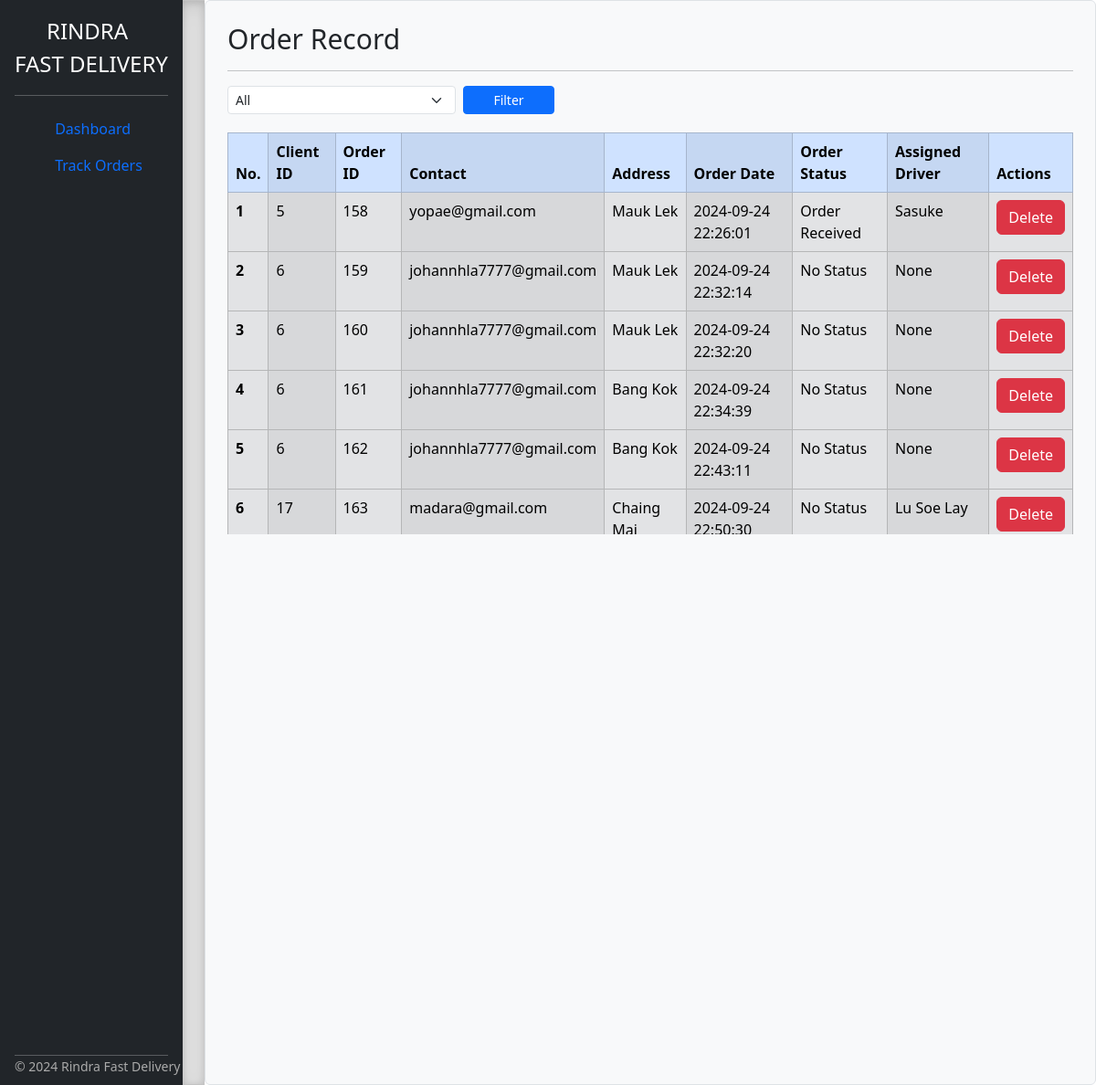
The app's page /Admin/display_allorders.php with its own data.
### tables this page shows
CREATE TABLE `orders` (
  `OrderId` int NOT NULL AUTO_INCREMENT,
  `ClientID` int NOT NULL,
  `Address` varchar(150) DEFAULT NULL,
  `OrderDate` timestamp NOT NULL DEFAULT CURRENT_TIMESTAMP,
  `Status` enum('Order Received','Order Ready','Picked up','Pending','Delivered','Canceled') DEFAULT NULL,
  `StatusUpdateAt` timestamp NULL DEFAULT CURRENT_TIMESTAMP ON UPDATE CURRENT_TIMESTAMP,
  `DriverId` int DEFAULT NULL,
  `price` float DEFAULT NULL,
  PRIMARY KEY (`OrderId`),
  KEY `ClientID` (`ClientID`),
  KEY `fk_driver` (`DriverId`),
  CONSTRAINT `fk_driver` FOREIGN KEY (`DriverId`) REFERENCES `user` (`ID`),
  CONSTRAINT `orders_ibfk_1` FOREIGN KEY (`ClientID`) REFERENCES `user` (`ID`)
);

CREATE TABLE `user` (
  `ID` int NOT NULL AUTO_INCREMENT,
  `Name` varchar(100) DEFAULT NULL,
  `Age` int DEFAULT NULL,
  `Username` varchar(100) DEFAULT NULL,
  `Email` varchar(100) DEFAULT NULL,
  `Password` varchar(255) NOT NULL,
  `CreatedTime` datetime DEFAULT CURRENT_TIMESTAMP,
  `Permission` enum('admin','client','driver') NOT NULL,
  `AvailabilityStatus` enum('on','off') DEFAULT 'off',
  PRIMARY KEY (`ID`),
  UNIQUE KEY `Username` (`Username`),
  UNIQUE KEY `Email` (`Email`),
  UNIQUE KEY `Username_2` (`Username`),
  UNIQUE KEY `Email_2` (`Email`)
);

### Admin/display_allorders.php (the view, shortened to what this page needs)
<?php
function fetchOrdersFromDatabase($status = null) {
    $db = new Database();
    $conn = $db->getStarted();
    $orders = [];
    if ($conn) {
        $baseQuery = "SELECT orders.ClientId, orders.OrderId, orders.Address, orders.OrderDate, orders.Status, user.Email,
                      driver.Name AS DriverName
                      FROM orders
                      JOIN user ON orders.ClientId = user.ID
                      LEFT JOIN user AS driver ON orders.DriverId = driver.ID";
        if ($status) {
            if ($status === 'Ongoing') {
                $query = $baseQuery . " WHERE orders.Status IN ('Order Received', 'Order Ready', 'Picked up', 'Pending')";
            } elseif ($status === 'New Order') {
                $query = $baseQuery . " WHERE orders.Status IS NULL OR orders.Status = ''";
            } else {
                $query = $baseQuery . " WHERE orders.Status = :status";
            }
        } else {
            $query = $baseQuery;
        }
        $stmt = $conn->prepare($query);
        $stmt->execute();
        $orders = $stmt->fetchAll(PDO::FETCH_ASSOC);
    }
    return $orders;
}
$orders = fetchOrdersFromDatabase();
?>
<!DOCTYPE html>
<html lang="en">
<head>
    <link href="../css/bootstrap.min.css" rel="stylesheet">
    <link href="../css/sidebar.css" rel="stylesheet">
</head>
<body>
<main>
    <div class="d-flex flex-column flex-shrink-0 p-3 text-white bg-dark" style="width: 200px;">
    <a href="/" class="d-flex align-items-center mb-3 mb-md-0 me-md-auto text-white text-decoration-none">
        <span style="margin-left: 35px;" class="fs-4">RINDRA</span>
        </a>
        <span class="fs-4" >FAST DELIVERY</span>
        <hr>
        <ul class="nav nav-pills flex-column mb-auto">
            <li>
                <a href="admin_dashboard.php" class="nav-link">
                <svg class="bi me-2" width="16" height="16"><use xlink:href="#speedometer2"/></svg>
                    Dashboard</a>
            </li>
            <li>
                <a href="admin_trackorder.php" class="nav-link">
                <svg class="bi me-2" width="16" height="16"><use xlink:href="#speedometer2"/></svg>
                    Track Orders</a>
            </li>
        </ul>
        <hr>
        <footer>&copy; <?php echo date('Y'); ?> Rindra Fast Delivery</footer>
    </div>
    <div class="b-example-divider"></div>
    <div id="status-update-container" class="border rounded p-4">
        <div>
            <h3 style="font-size: 30px">Order Record</h3>
            <hr>
        </div>
        <div class="d-flex align-items-center">
            <form method="post" action="" class="d-flex">
                <select class="form-select form-select-sm me-2 custom-width-select" name="Select" aria-label="Small select example">
                    <option value="All" selected>All</option>
                </select>
                <button type="submit" class="btn btn-primary btn-sm custom-width-button">Filter</button>
            </form>
        </div>
        <div class="custom-card">
            <table class="table table-secondary table-striped-columns table-bordered">
                <thead class="table-primary">
                    <tr>
                        <th scope="col">No.</th>
                        <th scope="col">Client ID</th>
                        <th scope="col">Order ID</th>
                        <th scope="col">Contact</th>
                        <th scope="col">Address</th>
                        <th scope="col">Order Date</th>
                        <th scope="col">Order Status</th>
                        <th scope="col">Assigned Driver</th>
                        <th scope="col">Actions</th>
                    </tr>
                </thead>
                <tbody>
                    <?php if (!empty($orders)): ?>
                        <?php foreach ($orders as $index => $entry): ?>
                            <tr>
                                <th scope="row"><?php echo $index + 1; ?></th>
                                <td><?php echo $entry['ClientId']; ?></td>
                                <td><?php echo $entry['OrderId']; ?></td>
                                <td><?php echo $entry['Email']; ?></td>
                                <td><?php echo $entry['Address']; ?></td>
                                <td><?php echo $entry['OrderDate']; ?></td>
                                <td><?php echo $entry['Status'] ?: 'No Status'; ?></td>
                                <td><?php echo $entry['DriverName'] ?: 'None'; ?></td>
                                <td>
                                    <form action="" method="post">
                                        <button style="width: 100%;" type="submit" name="delete" class="btn btn-danger">Delete</button>
                                    </form>
                                </td>
                            </tr>
                        <?php endforeach; ?>
                    <?php else: ?>
                        <tr>
                            <td colspan="8">No orders found.</td>
                        </tr>
                    <?php endif; ?>
                </tbody>
            </table>
        </div>
    </div>
</main>
</body>
</html>

### css/sidebar.css (style rules this page uses)
body { min-height: 100vh; min-height: -webkit-fill-available; }
html { height: -webkit-fill-available; }
main { display: flex; flex-wrap: nowrap; height: 100vh; height: -webkit-fill-available; max-height: 100vh; overflow-x: auto; overflow-y: hidden; }
.b-example-divider { flex-shrink: 0; width: 1.5rem; height: 100vh; background-color: rgba(0, 0, 0, .1); border: solid rgba(0, 0, 0, .15); border-width: 1px 0; box-shadow: inset 0 .5em 1.5em rgba(0, 0, 0, .1), inset 0 .125em .5em rgba(0, 0, 0, .15); }
.bi { vertical-align: -.125em; pointer-events: none; fill: currentColor; }

### Admin/display_allorders.php (style rules this page uses)
#status-update-container { margin-left: 0%; width: 78em; background-color: #f8f9fa; }
.border { border: 1px solid #ced4da; }
.rounded { border-radius: 0.25rem; }
.custom-card { margin-top: 20px; height: 440px; min-height: 300px; overflow-y: auto; }
footer { position: absolute; bottom: 10px; font-size: 14px; color: #aaa; }
.custom-width-select { width: 250px; }
.custom-width-button { width: 100px; }

### records on screen
orders: ClientID "5", OrderId "158", ClientID.Email "yopae@gmail.com", Address "Mauk Lek", OrderDate "2024-09-24 22:26:01", Status "Order Received", DriverId.Name "Sasuke"
orders: ClientID "6", OrderId "159", ClientID.Email "johannhla7777@gmail.com", Address "Mauk Lek", OrderDate "2024-09-24 22:32:14", Status "No Status", DriverName "None"
orders: ClientID "6", OrderId "160", ClientID.Email "johannhla7777@gmail.com", Address "Mauk Lek", OrderDate "2024-09-24 22:32:20", Status "No Status", DriverName "None"
orders: ClientID "6", OrderId "161", ClientID.Email "johannhla7777@gmail.com", Address "Bang Kok", OrderDate "2024-09-24 22:34:39", Status "No Status", DriverName "None"
orders: ClientID "6", OrderId "162", ClientID.Email "johannhla7777@gmail.com", Address "Bang Kok", OrderDate "2024-09-24 22:43:11", Status "No Status", DriverName "None"
orders: ClientID "17", OrderId "163", ClientID.Email "madara@gmail.com", Address "Chaing…", OrderDate "2024-09-24…", Status "No Status", DriverId.Name "Lu Soe Lay"
